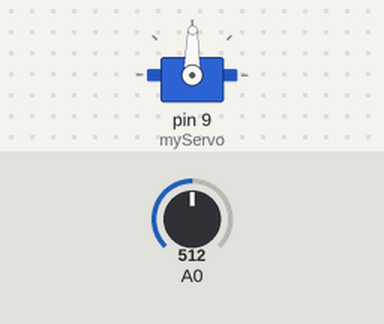
This sketch was run on a simulated Arduino Uno, built with avr-gcc and run on an emulated ATmega328P. On the bench: servo. Inputs (shaded band) come from the test bench; at power-on: A0 = 512.

Above: at 1.2 s.
1.3 s: A0 set to 716
At 1.9 s:
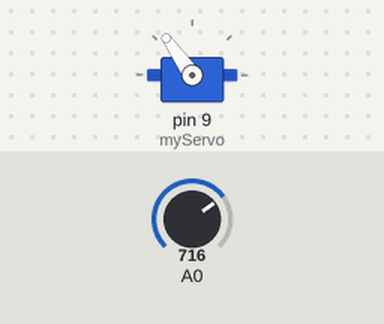
2.8 s: A0 set to 900
At 4.0 s:
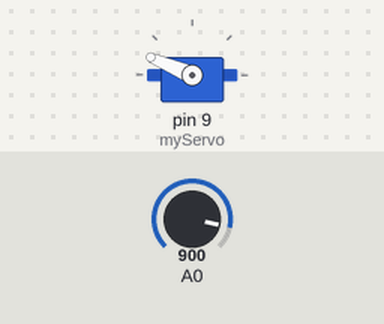
4.3 s: A0 set to 1023
At 5.4 s:
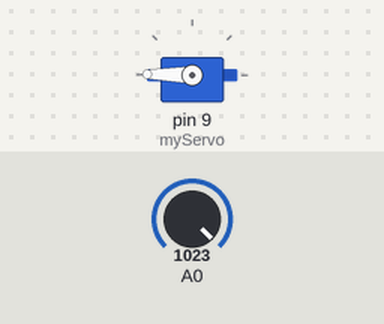
5.8 s: A0 set to 306
At 6.3 s:
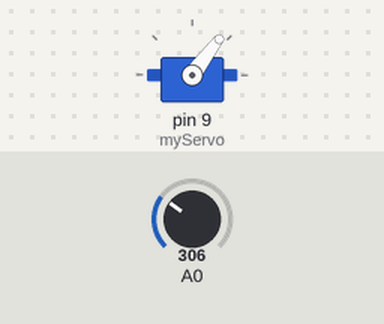
7.3 s: A0 set to 122
At 7.7 s:
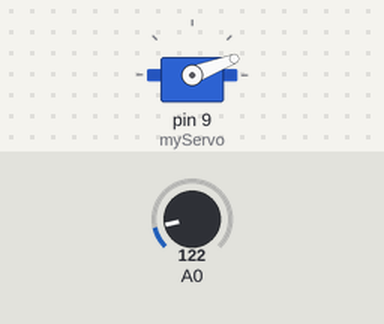
8.8 s: A0 set to 511
At 9.7 s:
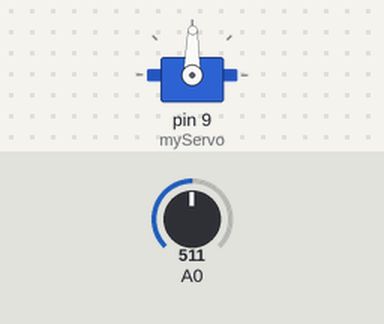
Timing chart, 0 to 11.3 s (numbered marks = the images above; inputs shaded):
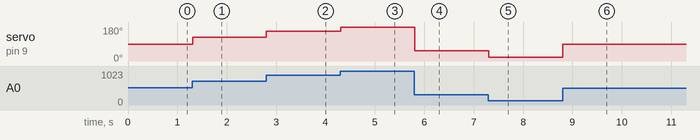

Measured:
- after the input at 1.3 s, servo on pin 9 (myServo): 89° → 125° at once
- after the input at 2.8 s, servo on pin 9 (myServo): 125° → 157° at once
- after the input at 4.3 s, servo on pin 9 (myServo): 157° → 179° at once
- after the input at 5.8 s, servo on pin 9 (myServo): 179° → 53° at once
- after the input at 7.3 s, servo on pin 9 (myServo): 53° → 21° at once
- after the input at 8.8 s, servo on pin 9 (myServo): 21° → 89° at once

The sketch:

servo_potentiometer.ino
```cpp
#include <Servo.h>

Servo myServo;

void setup()
{
  // Initialize servo
  myServo.attach(9);
}

void loop()
{
  // Read value from potentiometer
  int value = analogRead(A0);
  // Adjust value range
  int adjustedValue = map(value, 0, 1023, 0, 179);
  // Write value to servo
  myServo.write(adjustedValue);
  // Wait
  delay(15);
}
```
